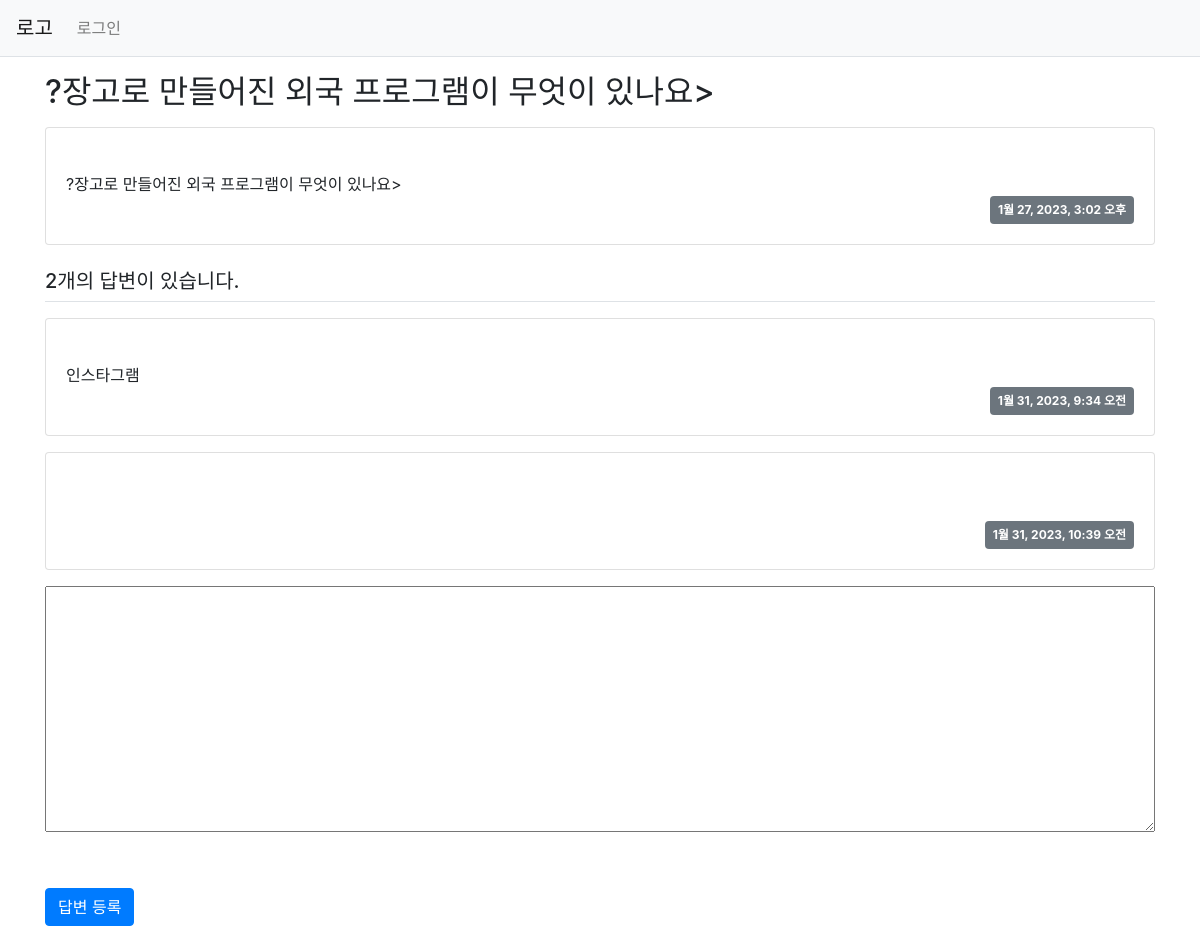
Page /pybo/3/ on the committed database.
### pybo/models.py (models this page shows, shortened)
class Question(models.Model):
    subject = models.CharField(max_length=200)
    content = models.TextField()
    create_date = models.DateTimeField()

class Answer(models.Model):
    question = models.ForeignKey(Question, on_delete=models.CASCADE)
    content = models.TextField()
    create_date = models.DateTimeField()

### pybo/views.py (the view)
# urls.py: path('<int:question_id>/', views.detail, name='detail'),
def detail(request, question_id):
    question = get_object_or_404(Question, pk=question_id)
    context = {'question': question}
    return render(request, 'pybo/question_detail.html', context)

### templates/pybo/question_detail.html (shortened to what this page needs)
<!DOCTYPE html>
<html lang="en">
<head>
</head>
<body>
    {% extends 'base.html' %}
    {% block content %}
    <div class="container my-3">
        <h2>{{ question.subject }}</h2>
        <div class="card my-3">
            <div class="card-body">
                <div class="card-text" style="white-space: pre-line;">
                    {{ question.content }}
                </div>
                <div class="d-flex justify-content-end">
                    <div class="badge badge-secondary p-2">
                        {{ question.create_date }}
                    </div>
                </div>
            </div>
        </div>
        <h5 class="border-bottom my-3 py-2">
            {{ question.answer_set.count }}개의 답변이 있습니다.
        </h5>
        {% for answer in question.answer_set.all %}
            <div class="card my-3">
                <div class="card-body">
                    <div class="card-text" style="white-space: pre-line;">
                        {{ answer.content}}
                    </div>
                    <div class="d-flex justify-content-end">
                        <div class="badge badge-secondary p-2">
                            {{ answer.create_date }}
                        </div>
                    </div>
                </div>
            </div>
        {% endfor %}
         <form action="{% url 'pybo:answer_create' question.id %}"
               method="post" class="my-3">
        <div class="form-group">
            <textarea name="content" id="content" rows="10"></textarea>
         </div>
        <br>
        <input type="submit" value="답변 등록" class="btn btn-primary">
    </form>
    </div>
    {% endblock %}

### static/style.css (style rules this page uses)
textarea { width: 100%; }
input[type=submit] { margin-top: 10px; }

### rows in the picture
Question: subject "?장고로 만들어진 외국 프로그램이 무엇이 있나요>", content "?장고로 만들어진 외국 프로그램이 무엇이 있나요>", create_date "1월 27, 2023, 3:02 오후", answer_set.count "2"
Answer: content "인스타그램", create_date "1월 31, 2023, 9:34 오전"
Answer: create_date "1월 31, 2023, 10:39 오전"
